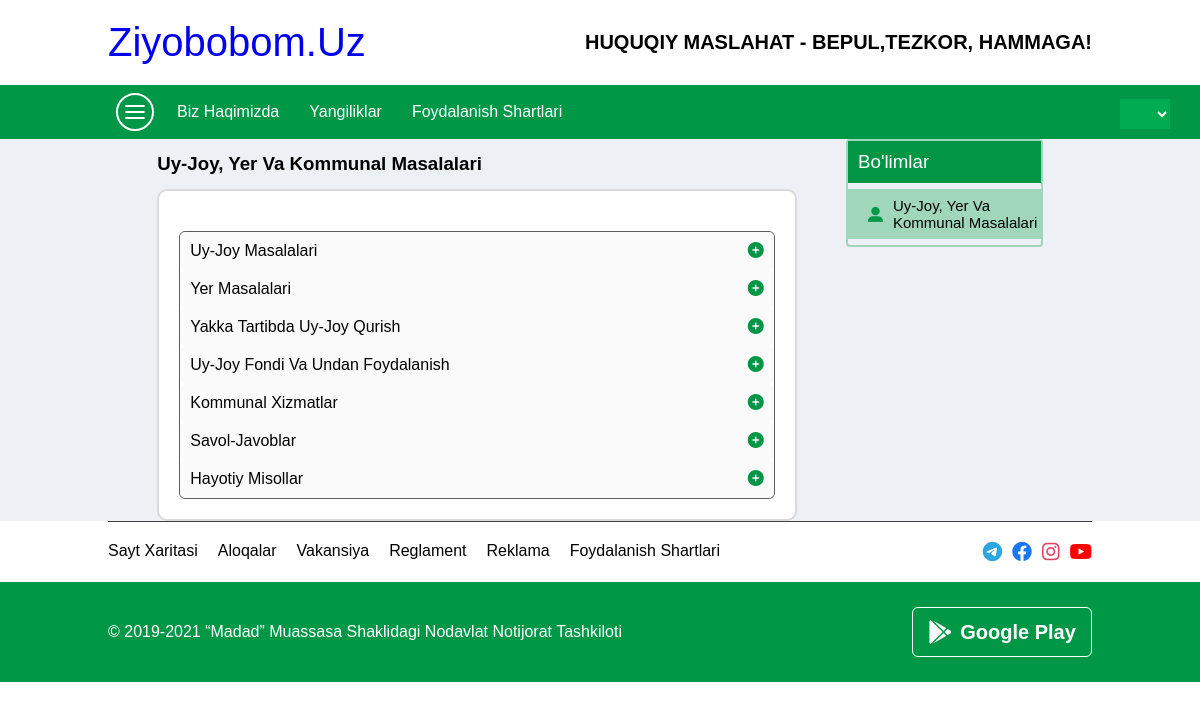
The page /bolim/5/ on the database its author committed.
### qonun/models.py (models this page shows, shortened)
class Bolim(models.Model):
    nom = models.CharField(max_length=100)
    rasm = models.FileField(blank=True)

class Mavzu(models.Model):
    nom = models.CharField(max_length=100)
    bolim = models.ForeignKey(Bolim, on_delete=models.CASCADE)

### qonun/views.py (the view)
# urls.py: path('bolim/<int:pk>/', BolimView.as_view()),
class BolimView(View):
    def get(self, request, pk):
        b = Bolim.objects.get(id=pk)
        data = {
            'bolim': b,
            'bolimlar': Bolim.objects.filter(id=pk),
            'mavzular': Mavzu.objects.filter(bolim=b),
            'darslar': Dars.objects.all()
        }
        return render(request, 'mehnat-m.html', data)

### Template/mehnat-m.html (shortened to what this page needs)
<!DOCTYPE html>
<html>
{% load static %}
{% load i18n %}
{% get_current_language as LANGUAGE_CODE %}
  <head>
    <link rel="stylesheet" type="text/css" media="screen" href="{% static 'css/main.css' %}" />
    <link
      rel="stylesheet"
      href="https://cdnjs.cloudflare.com/ajax/libs/font-awesome/6.1.1/css/all.min.css"
    />
  </head>
  <body>
    <div class="container">
      <section class="logo">
        <a href="./">
          <div class="brend">
          ziyobobom.uz
        </div>
        </a>
        <h1>
          HUQUQIY MASLAHAT - BEPUL,TEZKOR, HAMMAGA!
        </h1>
      </section>
      <section class="navbar">
        <div class="links">
          <ul class="menu-icon">
            <li></li>
            <li></li>
            <li></li>
          </ul>
          <ul class="desktop-links">
           {% if LANGUAGE_CODE != 'uz-latn' %}
            <li><a href="/{{LANGUAGE_CODE}}/biz-haqimizda/">Biz haqimizda</a></li>
            <li><a href="/{{LANGUAGE_CODE}}/yangiliklar/">Yangiliklar</a></li>
            <li><a href="/{{LANGUAGE_CODE}}/foydalanish-shartlari/">Foydalanish shartlari</a></li>
            {% else %}
            <li><a href="/biz-haqimizda/">Biz haqimizda</a></li>
            <li><a href="/yangiliklar/">Yangiliklar</a></li>
            <li><a href="/foydalanish-shartlari/">Foydalanish shartlari</a></li>
            {% endif %}
          </ul>
        </div>
        <select class="language">
          </select>
      </section>
      <section class="condition">
        <div class="left">
          <h3>{{bolim.nom}}</h3>
          <div class="left-info">
            <div class="accardion">
              {% for mavzu in mavzular %}
              <div class="accardion-title">
                {{mavzu.nom}}
                <i class="fa-solid fa-circle-plus plus"></i>
              </div>
              {% endfor %}
            </div>
          </div>
        </div>
        <div class="right">
          <h3>Bo'limlar</h3>
          {% for i in bolimlar %}
          <a href="/bolim/{{bolim.id}}/" class="card active">
            <i class="fa-solid fa-user-large"></i> {{i.nom}}
          </a>
          {% endfor %}
        </div>
      </section>
      <section class="footer">
        <div class="footer-nav">
          <ul>
            <li>Sayt xaritasi</li>
            <li>Aloqalar</li>
            <li>Vakansiya</li>
            <li>Reglament</li>
            <li>Reklama</li>
            <li>Foydalanish shartlari</li>
          </ul>
          <div class="social">
            <i class="fa-brands fa-telegram"></i>
            <i class="fa-brands fa-facebook"></i>
            <i class="fa-brands fa-instagram"></i>
            <i class="fa-brands fa-youtube"></i>
          </div>
        </div>
      </section>
      <section class="about-me">
        <div>
          © 2019-2021 “Madad” muassasa shaklidagi nodavlat notijorat tashkiloti
        </div>
        <div>
          <i class="fa-brands fa-google-play"></i>
          <b>Google Play</b>
        </div>
      </section>
    </div>
  </body>
</html>

### Static/css/main.css (style rules this page uses)
* { font-family: "Nunito", sans-serif; margin: 0; padding: 0; box-sizing: border-box; text-decoration: none; outline: 0; border: none; text-transform: capitalize; transition: all 0.2s linear; }
.container { max-width: 1700px !important; width: 100% !important; margin: 0 auto; position: relative; }
.container section { padding: 0px 9%; }
.container .active { opacity: 1; top: 0px; }
.container .logo { display: flex; justify-content: space-between; align-items: center; }
.container .logo h1 { font-size: 20px; }
.container .logo .brend { margin: 20px 0px; font-size: 40px; }
.container .navbar { display: flex; align-items: center; background-color: rgb(0, 152, 70); justify-content: space-between; color: white; position: relative; }
.container .navbar .links { display: flex; align-items: center; }
.container .navbar .links .menu-icon { width: 38px; height: 38px; border: 2px solid rgb(255, 255, 255); border-radius: 50%; display: flex; flex-direction: column; justify-content: center; margin: 8px; padding-left: 5px; }
.container .navbar .links .menu-icon li { width: 20px; height: 2px; border-radius: 2px; margin: 2px; border: 1px solid white; background-color: white; }
.container .navbar .links ul { display: flex; list-style-type: none; }
.container .navbar .links ul li { margin: 0px 5px; font-size: 16px; }
.container .navbar .links ul li a { padding: 20px 10px; text-align: center; color: white; text-decoration: none; }
.container .navbar .language { position: absolute; width: 50px; height: 30px; background-color: rgb(0, 172, 79); right: 30px; color: white; display:flex; flex-direction:column; text-align:center; overflow: hidden; top: 14px; }
.footer-nav { display: flex; justify-content: space-between; padding-top: 20px !important; padding-bottom: 20px !important; border-top: 1px solid rgb(63, 63, 63); }
.footer-nav ul { display: flex; flex-wrap: wrap; list-style-type: none; }
.footer-nav ul li { margin-right: 20px; }
.footer-nav .social { font-size: 20px; display: flex; gap: 10px; }
.footer-nav .social i { transition: all 0.4s ease; }
.footer-nav .social i:nth-child(1) { color: rgb(44, 165, 224); }
.footer-nav .social i:nth-child(2) { color: rgb(24, 119, 242); }
.footer-nav .social i:nth-child(3) { color: rgb(228, 64, 95); }
.footer-nav .social i:nth-child(4) { color: rgb(255, 0, 0); }
.about-me { padding-top: 25px !important; padding-bottom: 25px !important; background-color: rgb(0, 152, 70); color: white; display: flex; flex-wrap: wrap; justify-content: space-between; align-items: center; }
.about-me div:nth-child(2) { width: 180px; height: 50px; border: 1px solid white; border-radius: 6px; transition: all 0.5s ease; display: flex; align-items: center; justify-content: center; font-size: 20px; }
.about-me div:nth-child(2) i { font-size: 24px; margin-right: 8px; }
.accardion-title { padding: 10px; border-radius: 6px; background-color: rgb(250, 250, 250); position: relative; padding-right: 24px; }
.accardion-title i { position: absolute; right: 10px; top: 10px; color: rgb(0, 150, 70); }
.accardion { border-radius: 6px; border: 1px solid rgb(94, 92, 92); margin-top: 20px; cursor: pointer; }
.condition { width: 100%; display: flex; background-color: rgb(237, 240, 244); padding: 20px 40px; display: flex; justify-content: space-evenly; }
.condition .left { width: 65%; }
.condition .left h3 { line-height: 50px; }
.condition .left-info { width: 100%; background-color: white; border: 2px solid rgb(218, 218, 218); border-radius: 10px; padding: 20px; }
.condition .right { border: 2px solid rgb(160, 214, 185); width: 20%; border-radius: 4px; height: fit-content; }
.condition .right h3 { background-color: rgb(0, 150, 70); color: white; padding: 10px 10px; font-weight: 100; }
.condition .right .card { display: flex; align-items: center; height: 50px; margin: 6px 0px; padding-left: 10px; font-size: 15px; color: black; }
.condition .right .card i { margin: 0px 10px; color: rgb(0, 152, 70); }
.condition .right .card.active { background-color: rgb(160, 214, 185); }

### rows shown on the page
Bolim: nom "Uy-Joy, Yer Va Kommunal Masalalari"
Mavzu: nom "Uy-Joy Masalalari"
Mavzu: nom "Yer Masalalari"
Mavzu: nom "Yakka Tartibda Uy-Joy Qurish"
Mavzu: nom "Uy-Joy Fondi Va Undan Foydalanish"
Mavzu: nom "Kommunal Xizmatlar"
Mavzu: nom "Savol-Javoblar"
Mavzu: nom "Hayotiy Misollar"
